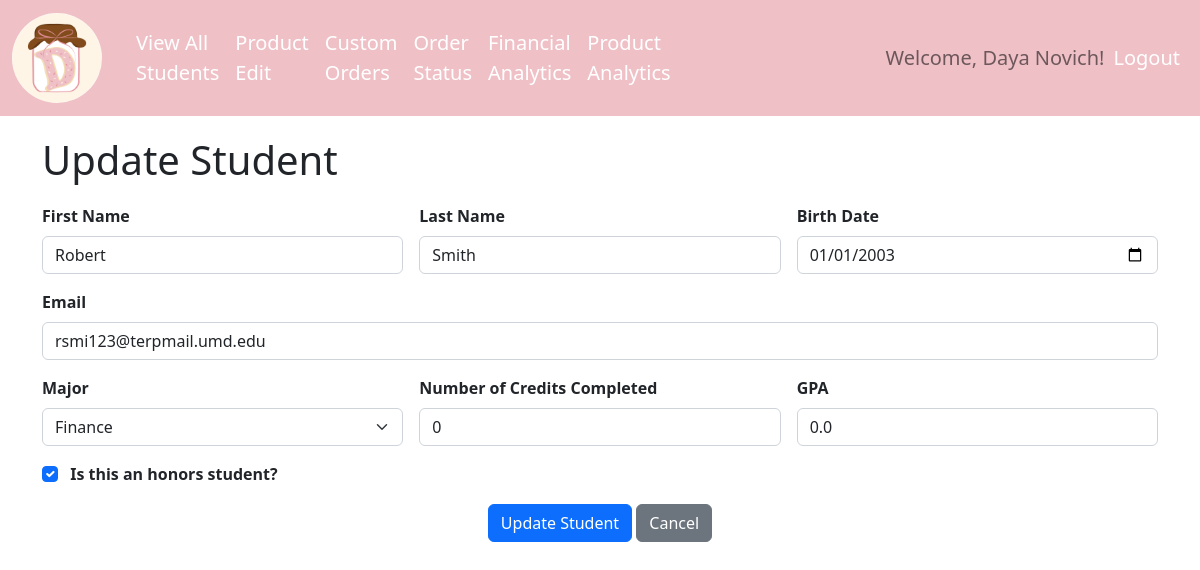
/student/update/2 (signed in), run on the app's committed database.
### models.py (models this page shows, shortened)
class User(UserMixin, db.Model):
    __tablename__ = "user"
    user_id = db.Column(db.Integer, primary_key=True)
    username = db.Column(db.String(100), unique=True)
    first_name = db.Column(db.String(30))
    last_name = db.Column(db.String(50))
    email = db.Column(db.String(100), unique=True)
    password = db.Column(db.String(100))
    role = db.Column(db.String(20))

class Student(db.Model):
    __tablename__ = "student"
    student_id = db.Column(db.Integer, primary_key=True)
    first_name = db.Column(db.String(30), nullable=False)
    last_name = db.Column(db.String(50), nullable=False)
    email = db.Column(db.String(50), nullable=True)
    major_id = db.Column(db.Integer, db.ForeignKey('major.major_id'))
    birth_date = db.Column(db.DateTime, nullable=False)
    num_credits_completed = db.Column(db.Integer, nullable=False)
    gpa = db.Column(db.Float, nullable=False)
    is_honors = db.Column(db.Boolean, nullable=False)

### app.py (the view, shortened to what this page needs)
@app.route('/student/update/<int:student_id>', methods=['GET', 'POST'])
@login_required
@role_required(['ADMIN', 'MANAGER'])
def student_edit(student_id):
    if request.method == 'GET':
        student = Student.query.filter_by(student_id=student_id).first()
        majors = Major.query.order_by(Major.major) \
            .order_by(Major.major) \
            .all()
        if student:
            return render_template('student_entry.html', student=student, majors=majors, action='update')
        else:
            flash(f'Student attempting to be edited could not be found!', 'error')
    flash(f'Invalid request. Please contact support if this problem persists.', 'error')
    return redirect(url_for('student_view_all'))

### app.py (called while the page is built)
@login_manager.user_loader
def load_user(user_id):
    return User.query.get(int(user_id))

### authorize.py (called while the page is built)
def role_required(roles):
    def decorator(func):
        @wraps(func)
        def wrapper(*args, **kwargs):
            if current_user and current_user.role in roles:
                pass
            else:
                flash('You do not have permission to access this function.', 'error')
                return render_template('access_denied.html')
            if callable(getattr(current_app, "ensure_sync", None)):
                return current_app.ensure_sync(func)(*args, **kwargs)
            return func(*args, *kwargs)
        return wrapper
    return decorator

### templates/student_entry.html (shortened to what this page needs)
{% extends "base.html" %}
{% block page_head %}
    {% if action and action == 'create' %}
        Register
    {% elif action and action == 'update'  %}
        Update Student
    {% else %}
        {% if current_user.role == 'STUDENT' %}
           {{ current_user.first_name }} {{ current_user.last_name }}
        {% else %}
            View Student
        {% endif %}
    {% endif %}
{% endblock %}
{% block page_content %}
{% if action and action in ['create', 'update'] %}
<form class="row g-3"
      action="{{ url_for('student_edit', student_id=student['student_id']) if student else url_for('student_create') }}" method="post">
{% else %}
    <div class="row g-3">
{% endif %}
  <div class="col-md-4">
    {% if action and action in ['create', 'update'] %}
    <label for="first_name" class="form-label"> <strong>First Name</strong></label>
    <input type="text" class="form-control" id="first_name" name="first_name" value="{{ student['first_name'] if student else '' }}" required>
    {% else %}
        <strong>First Name</strong>
        <br>{{ student['first_name'] }}
    {% endif %}
  </div>
  <div class="col-md-4">
    {% if action and action in ['create', 'update'] %}
    <label for="last_name" class="form-label"><strong>Last Name</strong></label>
    <input type="text" class="form-control" id="last_name" name="last_name" value="{{ student['last_name'] if student else '' }}" required>
    {% else %}
        <strong>Last Name</strong>
        <br>{{ student['last_name'] }}
    {% endif %}
  </div>
  <div class="col-md-4">
    {% if action and action in ['create', 'update'] %}
    <label for="birth_date" class="form-label"><strong>Birth Date</strong></label>
    <input type="date" class="form-control" id="birth_date" name="birth_date" value="{{ student['birth_date'].strftime('%Y-%m-%d') if student else '' }}" required>
    {% else %}
        <strong>Birth Date</strong>
        <br>{{ student['birth_date'].strftime('%m/%d/%Y') }}
    {% endif %}
  </div>
  <div class="col-md-12">
      {% if action and action in ['create', 'update'] %}
    <label for="email" class="form-label"><strong>Email</strong></label>
    <input type="email" class="form-control" id="email" name="email" maxlength="100" value="{{ student['email'] if student else '' }}" required>
      {% else %}
        <strong>Email</strong>
        <br>{{ student['email'] }}
    {% endif %}
  </div>
  <div class="col-md-4">
    {% if action and action in ['create', 'update'] %}
    <label for="major_id" class="form-label"><strong>Major</strong></label>
    <select name="major_id" id="major_id" class="form-select form-select-md" aria-label=".form-select-md example">
        {% for each_major in majors %}
        <option value="{{ each_major['major_id'] }}"
                {{ 'selected' if student and each_major['major_id'] == student['major_id'] else ''}}>{{ each_major['major'] }}</option>
        {% endfor %}
    </select>
    {% else %}
         <strong>Major</strong><br>
        {% for each_major in majors %}
            {{ each_major['major'] if student and each_major['major_id'] == student['major_id'] else ''}}
        {% endfor %}
    {% endif %}
  </div>
{% if action and action in ['read', 'update'] %}
  <div class="col-md-4">
    {% if action and action == 'update' %}
    <label for="num_credits_completed" class="form-label"><strong>Number of Credits Completed</strong></label>
    <input type="number" min="0" max="200" class="form-control" id="num_credits_completed" name="num_credits_completed"
           value="{{ student['num_credits_completed'] if student else '' }}" required>
    {% else %}
        <strong>Number of Credits Completed</strong>
        <br> {{ student['num_credits_completed'] }}
    {% endif %}
  </div>
  <div class="col-md-4">
    {% if action and action in ['create', 'update'] %}
    <label for="gpa" class="form-label"><strong>GPA</strong></label>
    <input type="number" step="0.01" min="0.00" max="4.00" class="form-control" id="gpa" name="gpa" value="{{ student['gpa'] if student else '' }}" required>
    {% else %}
        <strong>GPA</strong>
        <br>{{ student['gpa'] }}
    {% endif %}
  </div>
  {% endif %}
  <div class="col-12">
        {% if action and action in ['create', 'update'] %}
    <div class="form-check">
      <input class="form-check-input" type="checkbox" value="" id="is_honors" name="is_honors"
              {{ 'checked' if student and student['is_honors'] == True else '' }}>
      <label class="form-check-label" for="is_honors"></label> <strong>Is this an honors student?</strong>
    </div>
        {% endif %}
  </div>
  <div class="col-12 text-center">
    {% if action and action in ['create', 'update'] %}
    <button class="btn btn-primary" type="submit">{{ 'Add' if action=='create' else 'Update' }} Student</button>
    {% endif %}
    {% if current_user.role in ['MANAGER', 'ADMIN'] %}
    <a href="{{ url_for('student_view_all') }}" class="btn btn-secondary" role="button">
        {% if action and action in ['create', 'update'] %}
        Cancel
        {% else %}
        Return
        {% endif %}
    </a>
  </div>
{% endif %}
{% if action and action in ['create', 'update'] %}
</form>
{% endif %}
{% endblock %}

### templates/base.html (shortened to what this page needs)
<!DOCTYPE html>
<html lang="en">
  <head>
      <link href="https://cdn.jsdelivr.net/npm/bootstrap@5.2.3/dist/css/bootstrap.min.css" rel="stylesheet">
      <link rel="stylesheet" href="/static/css/nav.css">
  </head>
  <body>
        <nav class="navbar navbar-expand-lg">
            <div class="container-fluid">
                <div class="navbar-collapse collapse w-100 order-1 order-md-0 dual-collapse2">
                    <a class="navbar-brand" href="/">
                        <img src="/static/assets/dessertbydaya.jpg" width="90" height="90" alt="logo">
                    </a>
                    <ul class="navbar-nav me-auto">
                        {% if current_user.role in ['ADMIN', 'MANAGER'] %}
                        <li class="nav-item">
                          <a id="student_view_all" class="nav-link {% if request.endpoint=='student_view_all' %}active{%endif %}" href="{{ url_for('student_view_all') }}">View All Students</a>
                        </li>
                        <li class="nav-item">
                            <a class="nav-link" href="{{ url_for('product_edit') }}">Product Edit</a>
                        </li>
                        <li class="nav-item">
                            <a class="nav-link" href="{{ url_for('custom_order') }}">Custom Orders</a>
                        </li>
                        <li class="nav-item">
                            <a class="nav-link" href="{{ url_for('order_status') }}">Order Status</a>
                        </li>
                        <li class="nav-item">
                            <a class="nav-link" href="{{ url_for('financial_analytics') }}">Financial Analytics</a>
                        </li>
                        <li class="nav-item">
                            <a class="nav-link" href="{{ url_for('product_analytics') }}">Product Analytics</a>
                        </li>
                        {% endif %}
                    </ul>
                </div>
                {% if current_user.is_authenticated %}
                <div class="navbar-collapse collapse w-100 order-3 dual-collapse2">
                    <ul class="navbar-nav ms-auto">
                        <li class="nav-item navbar-text">
                            Welcome, {{ current_user.first_name }} {{ current_user.last_name }}!
                        </li>
                        <li class="nav-item">
                            <a class="nav-link" href="{{ url_for('logout') }}">Logout</a>
                        </li>
                    </ul>
                </div>
                {% endif %}
            </div>
        </nav>
    <div class="container">
        <h1>{% block page_head %}{% endblock %}</h1>
        {% block page_content %}{% endblock %}
    </div>
  </body>
</html>

### static/css/nav.css (style rules this page uses)
.navbar { background-color: #EFC1C7; }
.navbar-brand img { margin-right: 10px; border-radius: 50%; }
.navbar-nav .nav-link { color: white; font-size: 20px; }
.navbar-text { margin-right: 1px; font-size: 20px; }
.container { margin-top: 20px; }
h1 { margin-bottom: 20px; }

### data on the page
User: first_name "Daya", last_name "Novich"
Student: first_name "Robert", last_name "Smith", birth_date "01/01/2003", email "rsmi123@terpmail.umd.edu", num_credits_completed "0", gpa "0.0"

### other printed values
{{ 'Add' if action=='create' else 'Update' }} "Update"
form field major_id "Finance"
